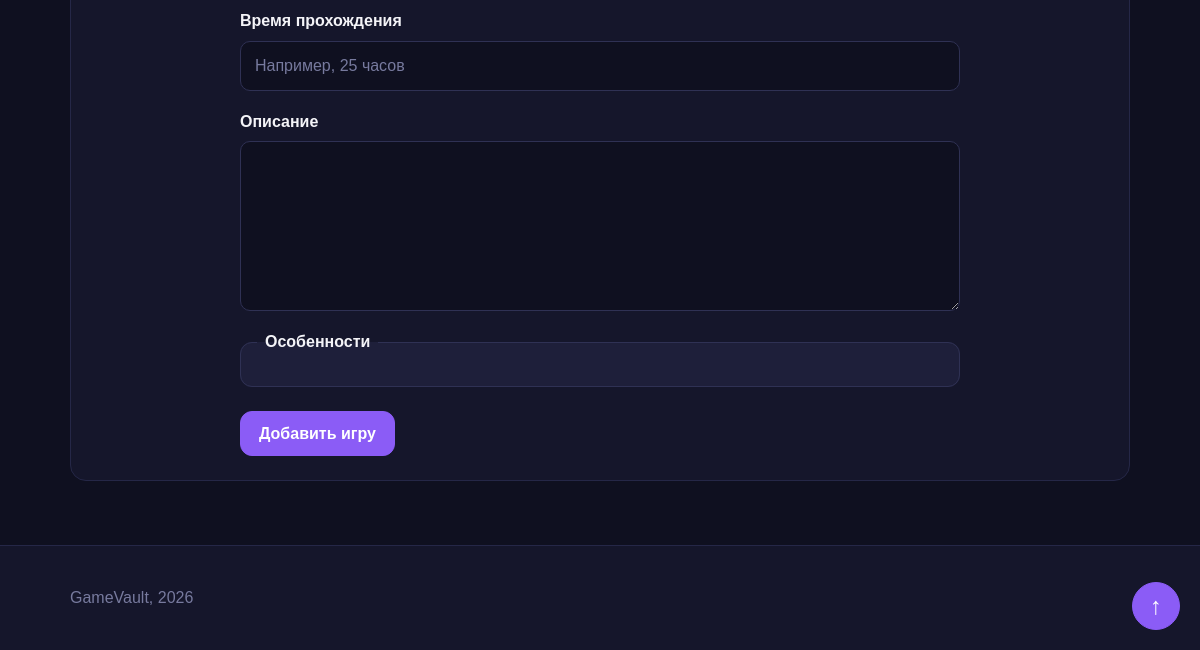
The page /games/add/ (signed in, lower part) on the database as committed earlier.
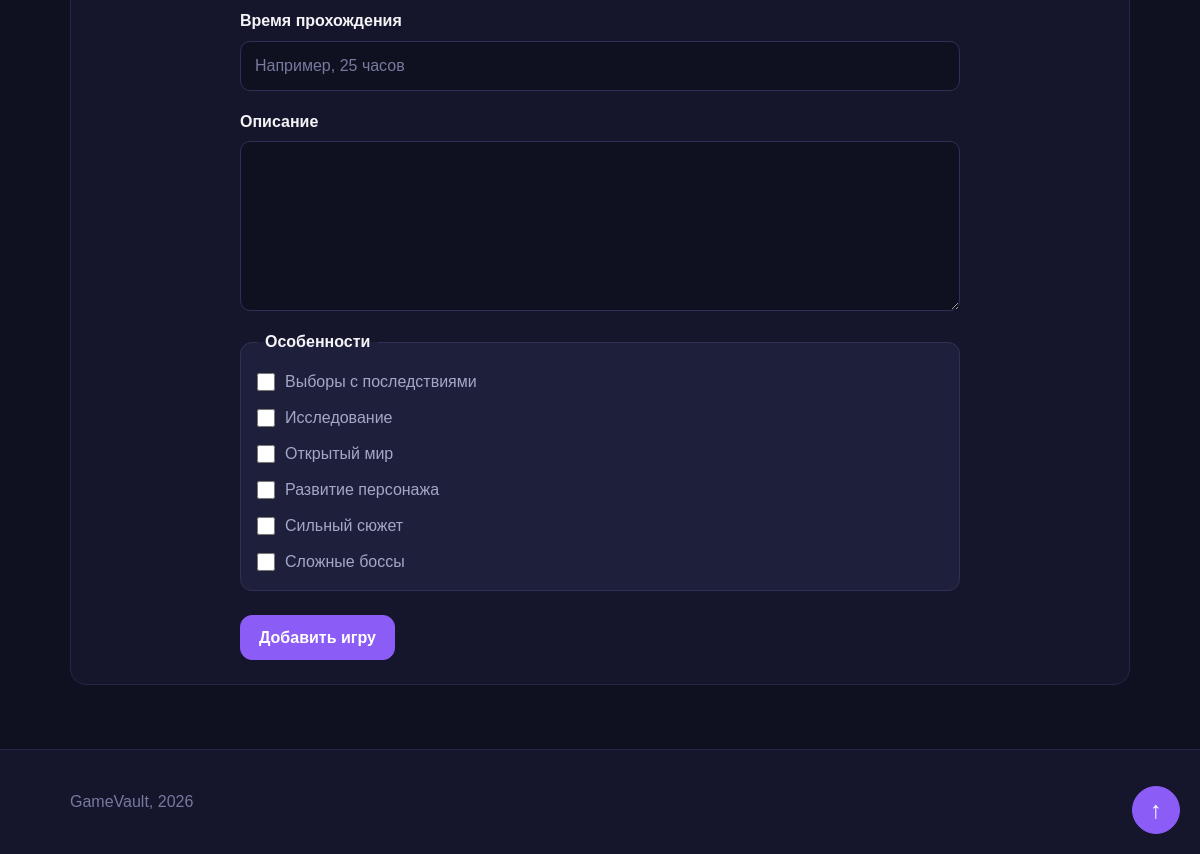
The same page on the database as committed later.
### games/models.py (models this page shows)
class Feature(models.Model):
    name = models.CharField(max_length=100, unique=True)
    slug = models.SlugField(max_length=100, unique=True)
    class Meta:
        ordering = ['name']
        verbose_name = 'Особенность'
        verbose_name_plural = 'Особенности'
    def __str__(self):
        return self.name

### games/views.py (the view, shortened to what this page needs)
class GameCreateView(PermissionRequiredMixin, CreateView):
    model = Game
    form_class = GameForm
    template_name = 'games/game_form.html'
    permission_required = 'games.add_game'
    def get_context_data(self, **kwargs):
        context = super().get_context_data(**kwargs)
        context['page_title'] = 'Добавить игру'
        context['form_heading'] = 'Данные об игре'
        context['form_description'] = 'Заполни основные сведения об игре.'
        context['submit_text'] = 'Добавить игру'
        return context

### games/templates/games/game_form.html (shortened to what this page needs)
{% extends 'games/base.html' %}
{% block content %}
  <section class="section">
  <form method="post" class="game-form" novalidate>
    {% for field in form %}
      <div class="form-group">
          {% if field.name != 'features' %}
            <label for="{{ field.id_for_label }}" class="form-label">{{ field.label }}</label>
            {{ field }}
          {% else %}
            <fieldset class="form-fieldset">
              <legend class="form-legend">{{ field.label }}</legend>
              <div class="choice-list">
                  {% for checkbox in field %}
                      <div class="choice-item">
                          {{ checkbox.tag }}
                          <label for="{{ checkbox.id_for_label }}" class="choice-label">
                              {{ checkbox.choice_label }}
                          </label>
                      </div>
                  {% endfor %}
              </div>
            </fieldset>
          {% endif %}
        </div>
    {% endfor %}
    <div class="form-actions">
      <button type="submit" class="button">{{ submit_text }}</button>
    </div>
  </form>
</section>
{% endblock %}

Rows that differ between the two databases and show on the page:
added Feature: choice_label "Выборы с последствиями"
added Feature: choice_label "Исследование"
added Feature: choice_label "Открытый мир"
added Feature: choice_label "Развитие персонажа"
added Feature: choice_label "Сильный сюжет"
added Feature: choice_label "Сложные боссы"
